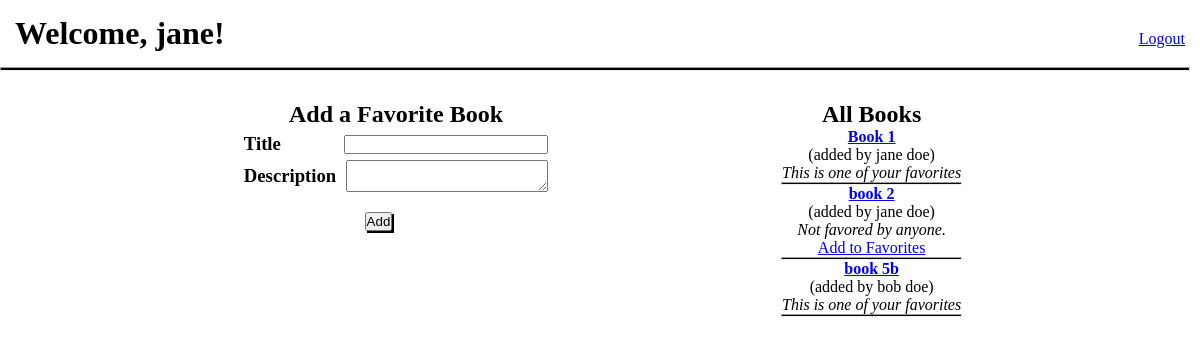
/main (signed in), run on the app's committed database.
### favorite_books/models.py (models this page shows)
class User(models.Model):
    first_name = models.CharField(max_length=255)
    last_name = models.CharField(max_length=255)
    email = models.CharField(max_length=255)
    password = models.CharField(max_length=255)
    created_at = models.DateTimeField(auto_now_add=True)
    updated_at = models.DateTimeField(auto_now=True)
    objects = UserManager()

class Book(models.Model):
    title = models.CharField(max_length=255)
    desc = models.TextField()
    uploaded_by = models.ForeignKey(User, related_name="books_uploaded", on_delete=models.CASCADE)
    liked_by = models.ManyToManyField(User, related_name="books_liked")
    created_at = models.DateTimeField(auto_now_add=True)
    updated_at = models.DateTimeField(auto_now=True)

### favorite_books/views.py (the view)
# urls.py: path("main", views.main),
def main(request):
    if "uuid" not in request.session:
        return redirect("/")
    context = {
        "user": User.objects.get(id = request.session["uuid"]),
        "all_users": User.objects.all(),
        "book_list": Book.objects.all()
    }
    return render(request, "main.html", context)

### favorite_books/templates/main.html (shortened to what this page needs)
<!DOCTYPE html>
<html lang="en">
<head>
    {% load static %}
    <link rel="stylesheet" type="text/css" href="{% static "styles_main.css" %}">
</head>
<body>
    <div id="header">
        <h1>Welcome, {{ user.first_name }}!</h1>
        <a href="/logout">Logout</a>
    </div>
    <hr>
    <div id="container">
        <div id="add_book">
            <h2>Add a Favorite Book</h2>
            <form action="/add_book" method="POST">
                <div class="row">
                    <h3>Title</h3>
                    <input type="text" name="b_title" id="b_title">
                </div>
                <div class="row">
                    <h3>Description</h3>
                    <textarea name="b_desc" id="b_desc"></textarea>
                </div>
                <button type="submit" value="submit">Add</button>
            </form>
        </div>
        <div id="all_books">
            <h2>All Books</h2>
            {%for book in book_list %}
                <span class="bold"><a href="/book/{{ book.id }}">{{ book.title }}</a></span>
                <p>(added by {{ book.uploaded_by.first_name }} {{ book.uploaded_by.last_name }})</p>
                {% if user in book.liked_by.all %}
                    <span class="italic"><p>This is one of your favorites</p></span>
                {% elif book.liked_by.count == 0 %}
                <span class="italic"><p>Not favored by anyone.</p></span>
                    <a href="/main/add_fav/{{ book.id }}">Add to Favorites</a>
                {% else %}
                    <a href="/main/add_fav/{{ book.id }}">Add to Favorites</a>
                {% endif %}
                <hr>
            {% endfor %}
        </div>
    </div>
</body>
</html>

### favorite_books/static/styles_main.css (style rules this page uses)
* { margin: 0px; padding: 0px; }
.bold { font-weight: bold; }
.italic { font-style: italic; }
#header { margin: 15px; display: flex; align-items: baseline; justify-content: space-between; }
#container { margin: 20px; display: flex; align-items: baseline; flex-direction: row; justify-content: space-evenly; }
hr { width: 99%; height: 2px; background-color: black; }
.row { display: flex; align-items: center; flex-direction: row; justify-content: space-between; margin: 5px; }
#add_book { margin: 10px; display: flex; align-items: center; flex-direction: column; }
#all_books { margin: 10px; display: flex; align-items: center; flex-direction: column; }
#all_books > hr { width: 100%; height: 1px; background-color: black; }
form input { width: 200px; }
form textarea { width: 200px; margin-left: 10px; }
form > button { margin-left: 40%; margin-top: 15px; box-shadow: 2px 2px black; }

### data on the page
User: first_name "jane"
Book: title "Book 1", uploaded_by.first_name "jane", uploaded_by.last_name "doe", shows "This is one of your favorites"
Book: title "book 2", uploaded_by.first_name "jane", uploaded_by.last_name "doe"
Book: title "book 5b", uploaded_by.first_name "bob", uploaded_by.last_name "doe", shows "This is one of your favorites"
